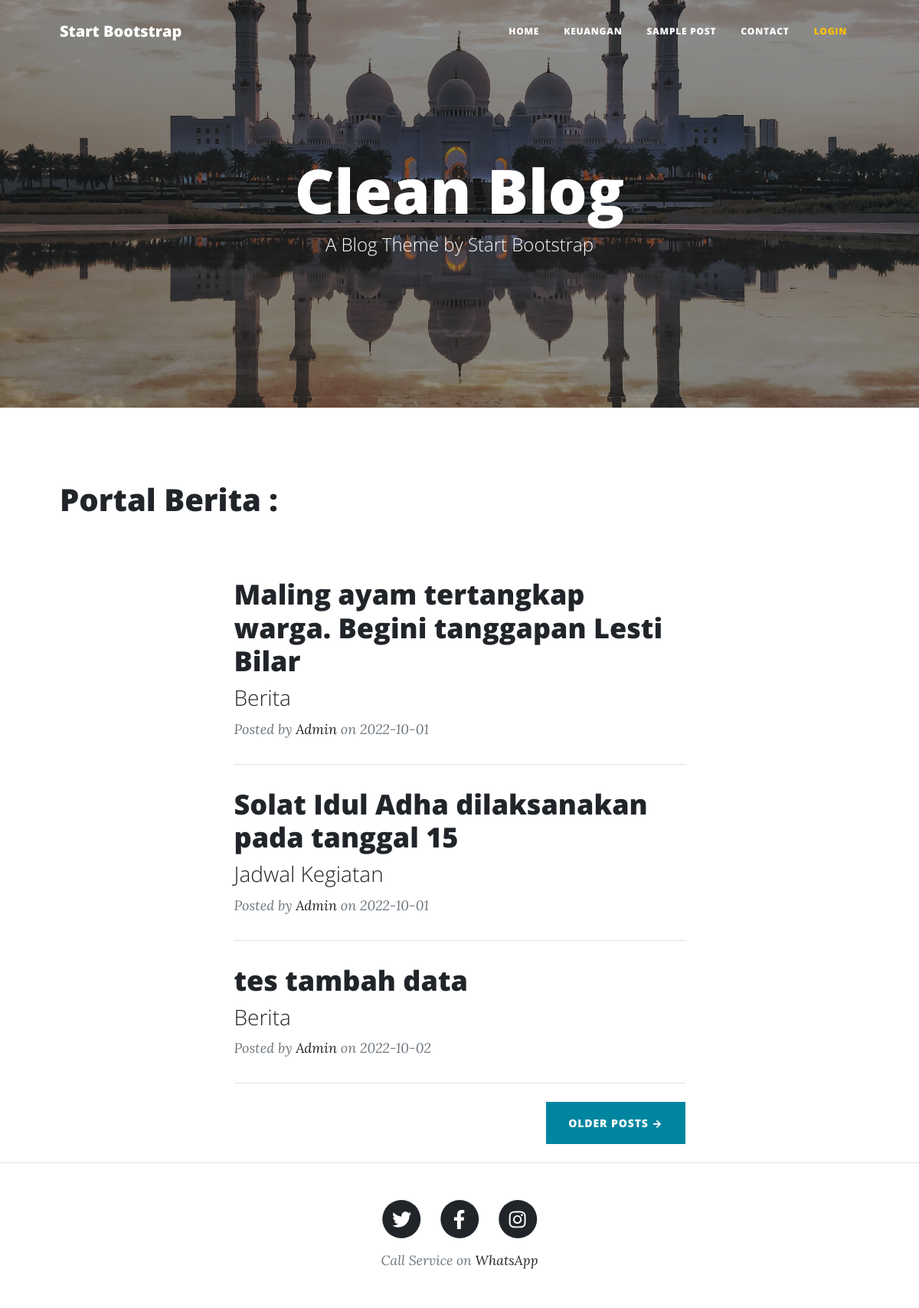
The page / on the database its author committed.
### tables this page shows
CREATE TABLE `tb_info` (
  `id` int(5) NOT NULL,
  `judul` varchar(250) NOT NULL,
  `tanggal` date NOT NULL,
  `kategori` varchar(50) NOT NULL
);

### application/controllers/Welcome.php (called while the page is built, shortened)
<?php
class Welcome extends CI_Controller {
	public function index()
	{
		$data['info'] = $this->model_info->get_info()->result();
		$this->load->view('index', $data);
	}
}

### index.php (called while the page is built, shortened)
<?php
require_once BASEPATH.'core/CodeIgniter.php';

### application/models/Model_info.php (called while the page is built, shortened)
<?php
class Model_info extends CI_Model
{
    public function get_info()
    {
       return $this->db->get('tb_info');
    }
}

### application/views/index.php (the view, shortened to what this page needs)
<!DOCTYPE html>
<html lang="en">
    <head>
        <link href="<?php echo base_url('assets/css/styles.css') ?>" rel="stylesheet" />
    </head>
    <body>
        <nav class="navbar navbar-expand-lg navbar-light" id="mainNav">
            <div class="container px-4 px-lg-5">
                <a class="navbar-brand" href="index.html">Start Bootstrap</a>
                <div class="collapse navbar-collapse" id="navbarResponsive">
                    <ul class="navbar-nav ms-auto py-4 py-lg-0">
                        <li class="nav-item"><a class="nav-link px-lg-3 py-3 py-lg-4" href="<?php echo base_url('') ?>">Home</a></li>
                        <li class="nav-item"><a class="nav-link px-lg-3 py-3 py-lg-4" href="<?php echo base_url('welcome/keuangan') ?>">Keuangan</a></li>
                        <li class="nav-item"><a class="nav-link px-lg-3 py-3 py-lg-4" href="<?php echo base_url('welcome/album') ?>">Sample Post</a></li>
                        <li class="nav-item"><a class="nav-link px-lg-3 py-3 py-lg-4" href="<?php echo base_url('welcome/anggota') ?>">Contact</a></li>
                        <li class="nav-item"><a class="nav-link px-lg-3 py-3 py-lg-4 text-warning" href="<?php echo base_url('admin/login') ?>">Login</a></li>
                    </ul>
                </div>
            </div>
        </nav>
        <header class="masthead" style="background-image: url('assets/images/bg.jpg')">
            <div class="container position-relative px-4 px-lg-5">
                <div class="row gx-4 gx-lg-5 justify-content-center">
                    <div class="col-md-10 col-lg-8 col-xl-7">
                        <div class="site-heading">
                            <h1>Clean Blog</h1>
                            <span class="subheading">A Blog Theme by Start Bootstrap</span>
                        </div>
                    </div>
                </div>
            </div>
        </header>
        <div class="container px-4 px-lg-5">
            <div class="row gx-4 gx-lg-5 justify-content-center">
                <div class="h1 mt-5 mb-5">Portal Berita : </div>
                <div class="col-md-10 col-lg-8 col-xl-7">
                    <?php foreach ($info as $ino) :?>
                    <div class="post-preview">
                        <a href="#">
                            <h2 class="post-title"><?php echo $ino->judul ?></h2>
                            <h3 class="post-subtitle"><?php echo $ino->kategori ?></h3>
                        </a>
                        <p class="post-meta">
                            Posted by
                            <a href="#!">Admin</a>
                            on <?php echo $ino->tanggal ?>
                        </p>
                    </div>
                    <hr class="my-4" />
                    <?php endforeach; ?>
                    <div class="d-flex justify-content-end mb-4"><a class="btn btn-primary text-uppercase" href="#!">Older Posts →</a></div>
                </div>
            </div>
        </div>
        <footer class="border-top">
            <div class="container px-4 px-lg-5">
                <div class="row gx-4 gx-lg-5 justify-content-center">
                    <div class="col-md-10 col-lg-8 col-xl-7">
                        <ul class="list-inline text-center">
                            <li class="list-inline-item">
                                <a href="#!">
                                    <span class="fa-stack fa-lg">
                                        <i class="fas fa-circle fa-stack-2x"></i>
                                        <i class="fab fa-twitter fa-stack-1x fa-inverse"></i>
                                    </span>
                                </a>
                            </li>
                            <li class="list-inline-item">
                                <a href="#!">
                                    <span class="fa-stack fa-lg">
                                        <i class="fas fa-circle fa-stack-2x"></i>
                                        <i class="fab fa-facebook-f fa-stack-1x fa-inverse"></i>
                                    </span>
                                </a>
                            </li>
                            <li class="list-inline-item">
                                <a href="#!">
                                    <span class="fa-stack fa-lg">
                                        <i class="fas fa-circle fa-stack-2x"></i>
                                        <i class="fab fa-instagram fa-stack-1x fa-inverse"></i>
                                    </span>
                                </a>
                            </li>
                        </ul>
                        <div class="small text-center text-muted fst-italic">Call Service on <a href="#">WhatsApp</a></div>
                    </div>
                </div>
            </div>
        </footer>
    </body>
</html>

### rows shown on the page
tb_info: judul "Maling ayam tertangkap warga. Begini tanggapan Lesti Bilar", kategori "Berita", tanggal "2022-10-01"
tb_info: judul "Solat Idul Adha dilaksanakan pada tanggal 15", kategori "Jadwal Kegiatan", tanggal "2022-10-01"
tb_info: judul "tes tambah data", kategori "Berita", tanggal "2022-10-02"
